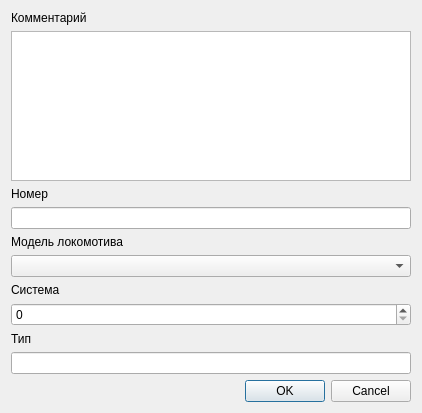
<?xml version="1.0" encoding="UTF-8"?>
<ui version="4.0">
 <class>addLocomotive_dialog</class>
 <widget class="QWidget" name="addLocomotive_dialog">
  <property name="geometry">
   <rect>
    <x>0</x>
    <y>0</y>
    <width>422</width>
    <height>413</height>
   </rect>
  </property>
  <property name="windowTitle">
   <string>Form</string>
  </property>
  <layout class="QVBoxLayout" name="verticalLayout">
   <item>
    <widget class="QLabel" name="comment_label">
     <property name="text">
      <string>Комментарий</string>
     </property>
    </widget>
   </item>
   <item>
    <widget class="QTextEdit" name="comment_textEdit"/>
   </item>
   <item>
    <widget class="QLabel" name="number_label">
     <property name="text">
      <string>Номер</string>
     </property>
    </widget>
   </item>
   <item>
    <widget class="QLineEdit" name="number_lineEdit"/>
   </item>
   <item>
    <widget class="QLabel" name="locomotiveModel_label">
     <property name="text">
      <string>Модель локомотива</string>
     </property>
    </widget>
   </item>
   <item>
    <widget class="QComboBox" name="locomotiveModel_comboBox"/>
   </item>
   <item>
    <widget class="QLabel" name="system_label">
     <property name="text">
      <string>Система</string>
     </property>
    </widget>
   </item>
   <item>
    <widget class="QSpinBox" name="system_spinBox"/>
   </item>
   <item>
    <widget class="QLabel" name="typt_label">
     <property name="text">
      <string>Тип</string>
     </property>
    </widget>
   </item>
   <item>
    <widget class="QLineEdit" name="type_lineEdit"/>
   </item>
   <item>
    <widget class="QDialogButtonBox" name="addLocomotive_buttonBox">
     <property name="standardButtons">
      <set>QDialogButtonBox::StandardButton::Cancel|QDialogButtonBox::StandardButton::Ok</set>
     </property>
    </widget>
   </item>
  </layout>
 </widget>
 <resources/>
 <connections/>
</ui>
